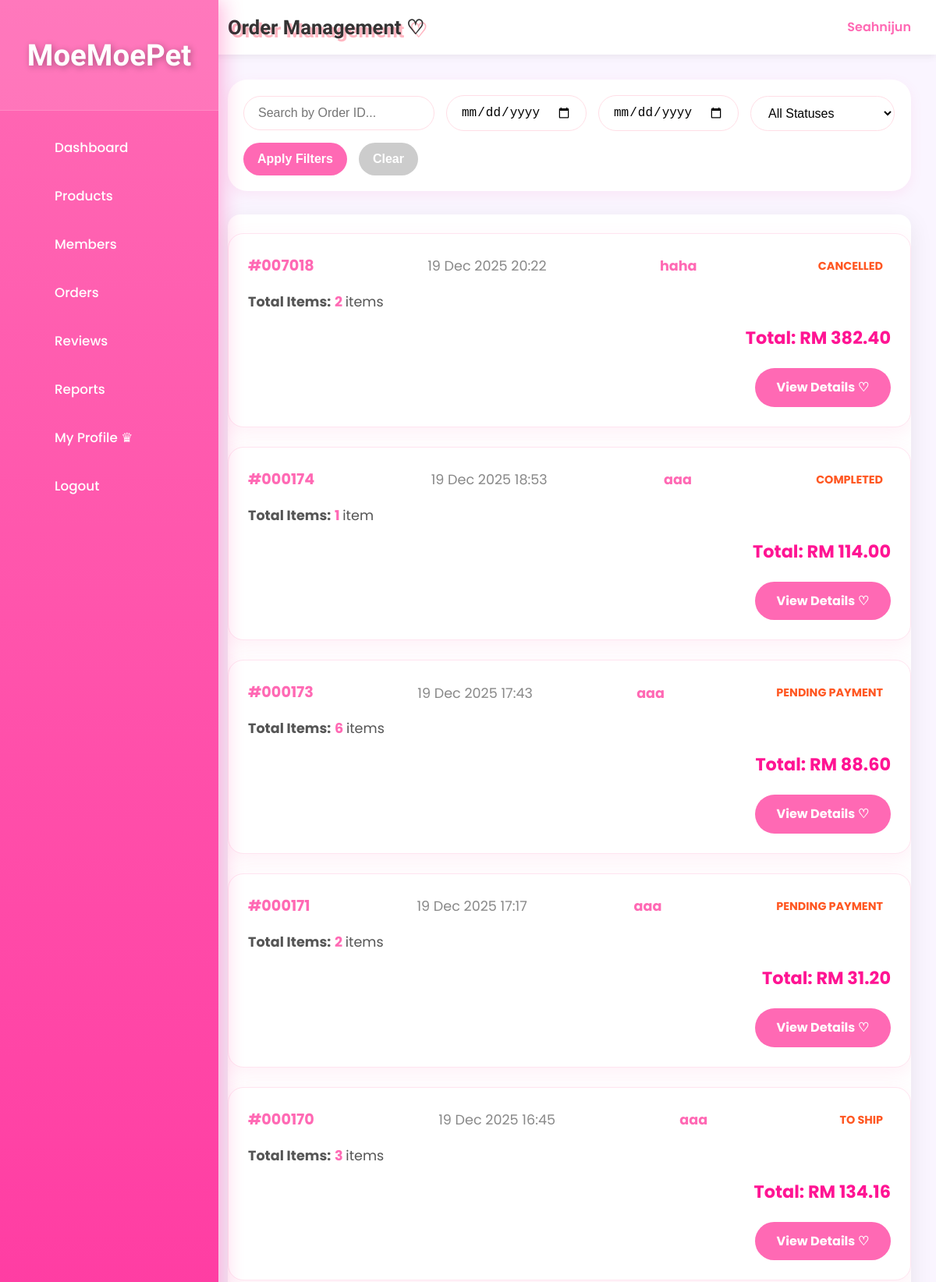
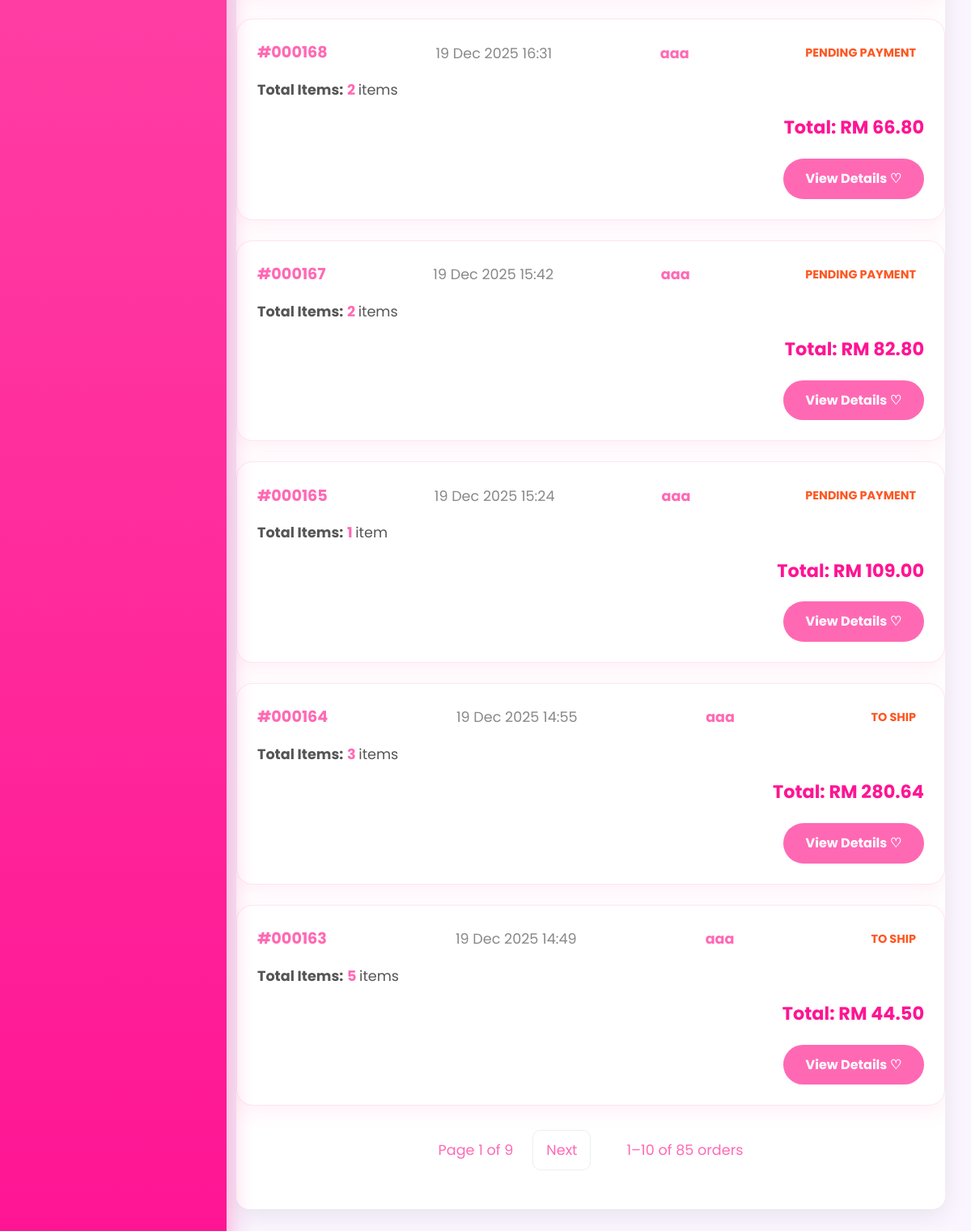
Page /admin/order_list.php (signed in) on the earlier database version (2 pictures, top to bottom).
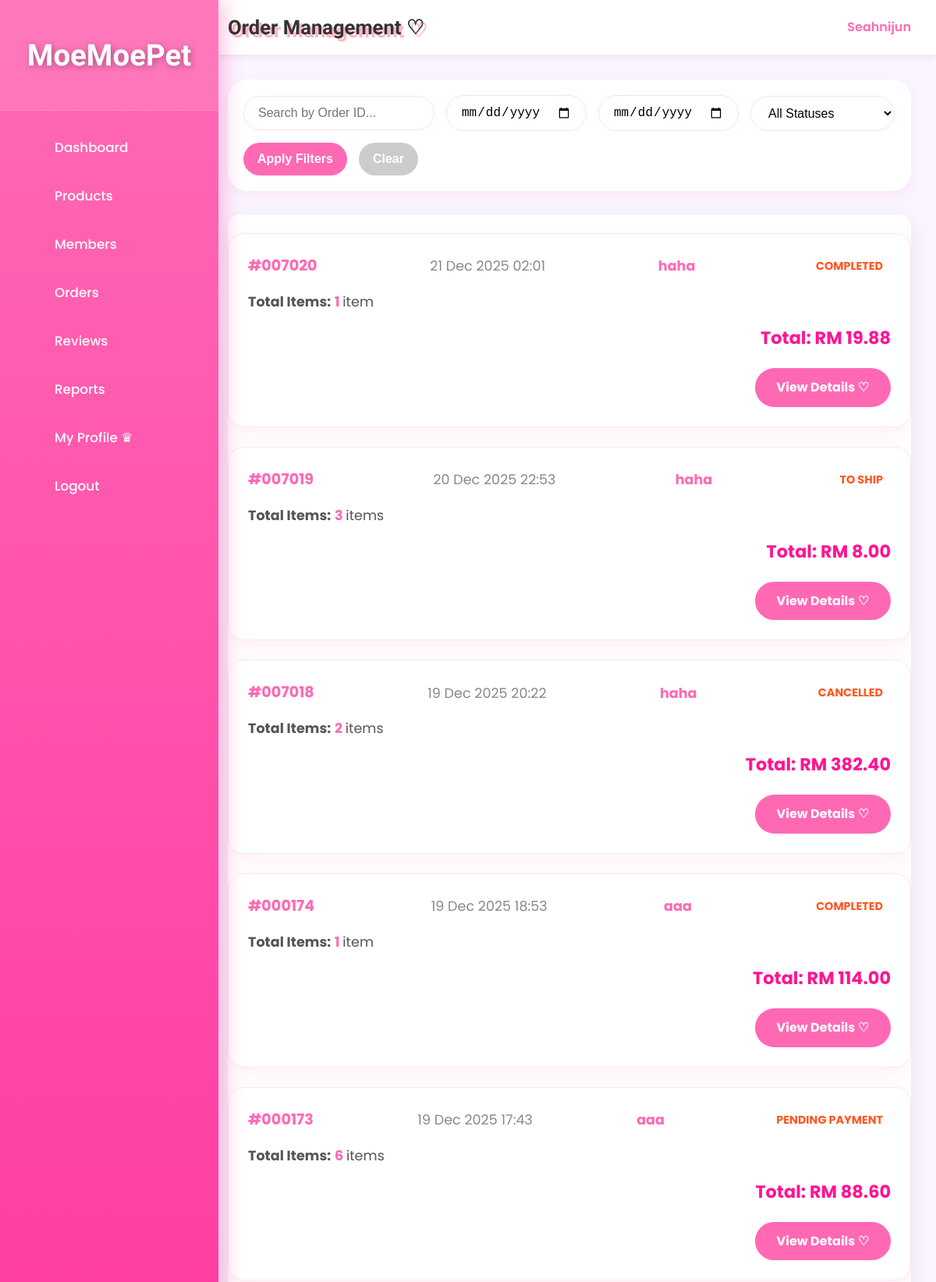
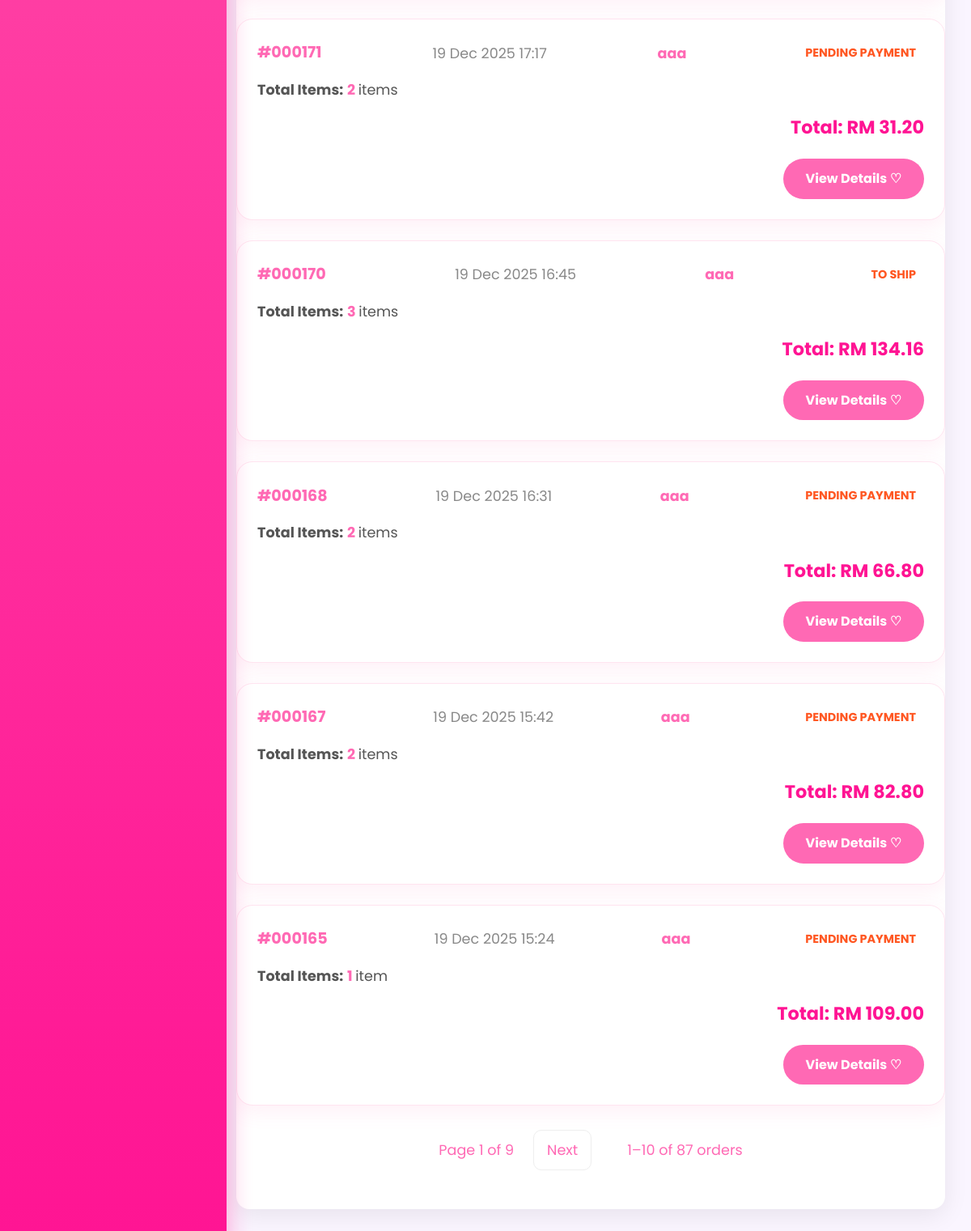
Same page on the later database version (2 pictures, top to bottom).
### tables this page shows
CREATE TABLE `orders` (
  `order_id` int(11) NOT NULL,
  `user_id` int(11) NOT NULL,
  `shipping_address` text DEFAULT NULL,
  `recipient_name` varchar(100) NOT NULL,
  `recipient_phone` varchar(20) NOT NULL,
  `total_amount` decimal(10,2) NOT NULL,
  `shipping_fee` decimal(10,2) DEFAULT 0.00,
  `shipping_region` varchar(20) DEFAULT NULL,
  `payment_method` varchar(50) DEFAULT NULL,
  `card_last4` varchar(4) DEFAULT NULL,
  `qr_code` text DEFAULT NULL,
  `qr_generated_at` datetime DEFAULT NULL,
  `order_date` datetime NOT NULL DEFAULT current_timestamp(),
  `order_status` varchar(50) DEFAULT 'Pending Payment',
  `status` enum('Pending Payment','To Ship','Shipped','Completed','Cancelled','Return/Refund') NOT NULL DEFAULT 'Pending Payment',
  `return_reason` varchar(255) DEFAULT NULL,
  `voucher_code` varchar(50) DEFAULT NULL,
  `discount_amount` decimal(10,2) DEFAULT 0.00
);

CREATE TABLE `users` (
  `id` int(11) NOT NULL,
  `username` varchar(50) NOT NULL,
  `email` varchar(100) NOT NULL,
  `phone` varchar(20) NOT NULL,
  `home_address` varchar(255) NOT NULL,
  `password` varchar(255) NOT NULL,
  `reset_token` varchar(255) DEFAULT NULL,
  `reset_token_expiry` datetime DEFAULT NULL,
  `role` enum('member','admin') NOT NULL DEFAULT 'member',
  `created_at` datetime DEFAULT current_timestamp(),
  `profile_pic` varchar(255) DEFAULT NULL,
  `locked` tinyint(1) DEFAULT 0,
  `lock_reason` varchar(255) DEFAULT NULL,
  `locked_at` datetime DEFAULT NULL
);

### _base.php (called while the page is built, shortened)
<?php
function encode($value) {
    return htmlentities($value);
}
?>

### admin/order_list.php (the view, shortened to what the changed rows need)
    <?php
    require '../_base.php';
    $page = max(1, (int)($_GET['page'] ?? 1));
    $limit = (int)($_GET['limit'] ?? 10);
    $offset = ($page - 1) * $limit;
    $search_id = trim($_GET['search_id'] ?? '');
    $date_from = $_GET['date_from'] ?? '';
    $date_to = $_GET['date_to'] ?? '';
    $status_filter = $_GET['status'] ?? 'all';
    $where = '';
    $params = [];
    $count_stmt = $_db->prepare("SELECT COUNT(*) FROM orders o WHERE 1 $where");
    $count_stmt->execute($params);
    $total = $count_stmt->fetchColumn();
    $total_pages = max(1, ceil($total / $limit));
$sql = "
    SELECT o.*, u.username,
        COALESCE(SUM(oi.quantity), 0) AS total_quantity
    FROM orders o
    JOIN users u ON o.user_id = u.id
    LEFT JOIN order_items oi ON o.order_id = oi.order_id
    WHERE 1 $where
    GROUP BY o.order_id
    ORDER BY o.order_date DESC
    LIMIT $limit OFFSET $offset
";
$stmt = $_db->prepare($sql);
$stmt->execute($params);
$orders = $stmt->fetchAll();
    ?>
    <!DOCTYPE html>
    <html lang="en">
    <head>
        <link rel="stylesheet" href="/css/app.css">
    </head>
    <body>
    <div class="admin-layout">
        <aside class="admin-sidebar">
            <div class="logo"><h2>MoeMoePet</h2></div>
        </aside>
        <main class="admin-main">
            <header class="admin-header">
                <h1>Order Management ♡</h1>
            </header>
            <div class="table-card">
                <?php if (empty($orders)): ?>
                    <div class="empty-full" style="text-align:center;padding:80px;color:#999;">
                        No orders found~ ♡<br>
                        <?php if ($search_id || $date_from || $date_to || $status_filter !== 'all'): ?>
                            Try adjusting your filters!
                        <?php else: ?>
                            Waiting for the first cute order! ♡
                        <?php endif; ?>
                    </div>
<?php else: ?>
<?php foreach ($orders as $o): ?>
    <div class="purchase-card">
        <div class="order-header">
            <span class="order-id">#<?= sprintf('%06d', $o->order_id) ?></span>
            <span class="order-date"><?= date('d M Y H:i', strtotime($o->order_date)) ?></span>
            <span style="color:#ff69b4;font-weight:bold;"><?= encode($o->username) ?></span>
            <span class="order-status <?= strtolower(str_replace([' ', '/'], '-', $o->order_status)) ?>">
                <?= $o->order_status ?>
            </span>
        </div>
        <div class="order-items" style="margin: 15px 0; font-size: 1.1rem;">
            <strong>Total Items:</strong>
            <span style="color:#ff69b4; font-weight:bold;">
                <?= (int)$o->total_quantity ?>
            </span>
            <?= $o->total_quantity == 1 ? 'item' : 'items' ?>
        </div>
        <div class="order-total" style="text-align:right;font-size:1.4rem;margin:15px 0;">
            Total: <strong style="color:#ff1493;">RM <?= number_format($o->total_amount, 2) ?></strong>
        </div>
        <div style="text-align:right; margin-top:20px;">
            <a href="order_view.php?id=<?= $o->order_id ?>"
               style="display:inline-block;background:#ff69b4;color:white;padding:12px 28px;border-radius:25px;text-decoration:none;font-weight:bold;">
                View Details ♡
            </a>
        </div>
    </div>
<?php endforeach; ?>
<?php endif; ?>
                <?php if ($total > $limit): ?>
                <div class="pagination" style="margin-top:30px;text-align:center;">
                    <span>Page <?= $page ?> of <?= $total_pages ?></span>
                    <?php if ($page < $total_pages): ?>
                        <a href="?<?= http_build_query(array_merge($_GET, ['page' => $page+1])) ?>">Next</a>
                    <?php endif; ?>
                    <span style="margin-left:20px;">
                        <?= $offset + 1 ?>–<?= min($offset + $limit, $total) ?> of <?= $total ?> orders
                    </span>
                </div>
                <?php endif; ?>
            </div>
        </main>
    </div>
    </body>
    </html>

Differences in the rows shown:
no longer on this page (row unchanged): orders: order_id "000164", order_date "19 Dec 2025 14:55", user.username "aaa", order_status "TO SHIP", total_quantity "3", shows "items", total_amount "280.64"
no longer on this page (row unchanged): orders: order_id "000163", order_date "19 Dec 2025 14:49", user.username "aaa", order_status "TO SHIP", total_quantity "5", shows "items", total_amount "44.50"
added orders: order_id "007020", order_date "21 Dec 2025 02:01", user.username "haha", order_status "COMPLETED", total_quantity "1", shows "item", total_amount "19.88"
added orders: order_id "007019", order_date "20 Dec 2025 22:53", user.username "haha", order_status "TO SHIP", total_quantity "3", shows "items", total_amount "8.00"
Other differences:
$total: "85" → "87"
